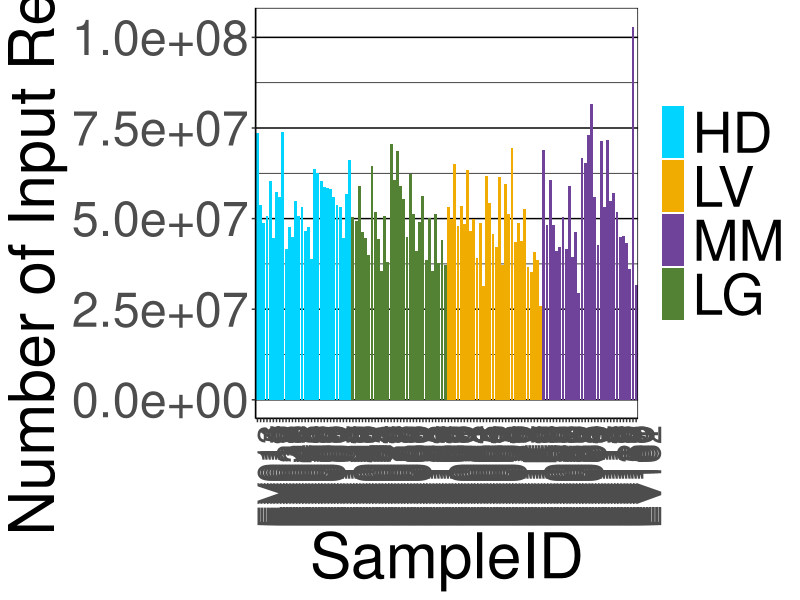
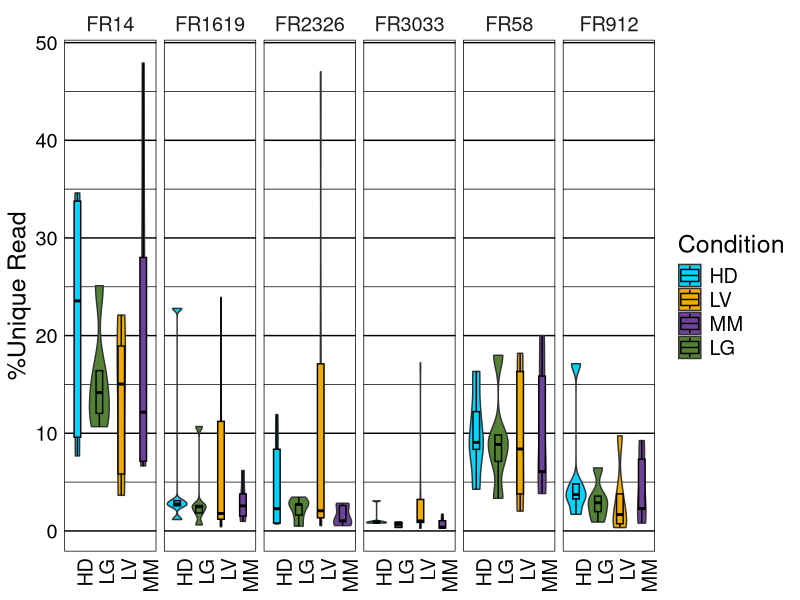
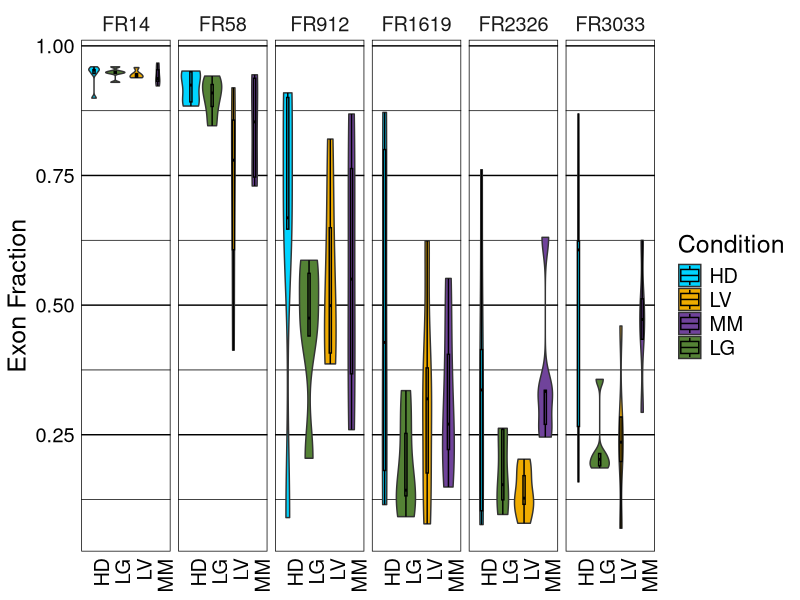
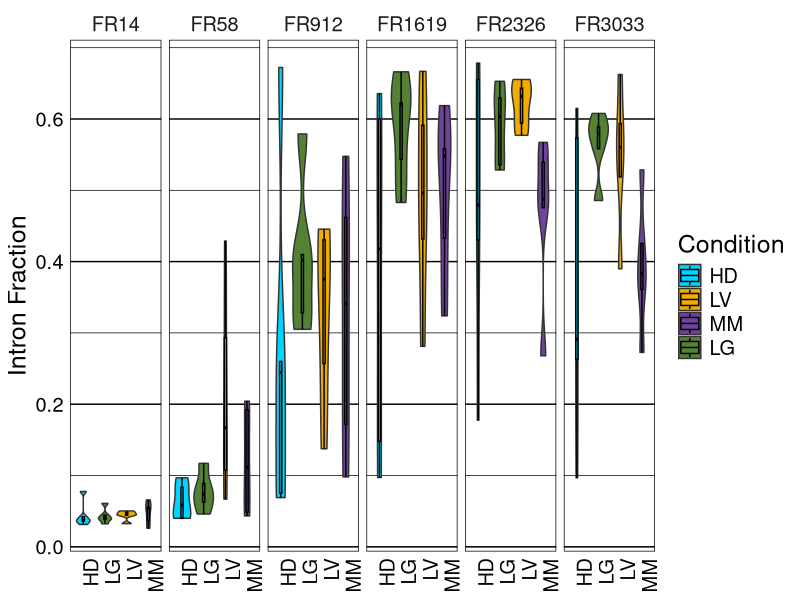

Recreate these plots in R, in order.
# Figure 2B Mean Input Table 
# Figure 2D number of input reads
# Supp Figure 5A, 5B, and 5C %unique reads, exon fraction, and intron fraction 

# load libraries
library(ggplot2)
library(RColorBrewer)
library(reshape2)
library(dplyr)
library(data.table)
library(tidyverse)
library(scales)

setwd("E:/4. EV-RNA/4. EV-RNA/4. Code/2023-07-23 FINAL/")

coverage <- read.table("Files/read_distribution/NOVO20200421AK_read_coverage.txt", header = TRUE, stringsAsFactors = FALSE, sep = "\t",
                       check.names = FALSE)
star <- read.table("Files/read_distribution/NOVO20200421AK_star_filter.txt", header = TRUE, stringsAsFactors = FALSE, sep = "\t",
                   check.names = FALSE)
md <- read.table("Files/metadata_20200421.txt", header = TRUE, stringsAsFactors = FALSE, sep = "\t",
                 check.names = FALSE)
cols <- read.delim("Files/colors.txt", stringsAsFactors = F)
unique <- read.table("Files/read_distribution/unique_reads_unmapped_reads.txt", header = TRUE, stringsAsFactors = FALSE, sep = "\t",
                     check.names = FALSE)

# Filter out precancer
md <- filter(md, Condition == "HD" | Condition == "LG" | Condition == "LV" | Condition == "MM")
rownames(md) <- md$SampleID

# keep only relevant SampleID in your count table
filtered <- coverage
rownames(filtered) <- filtered$Sample

# keep only relevant SampleID in your count table
keep <- rownames(filtered)[rownames(filtered) %in% rownames(md)]
filtered_hd <- filtered[keep,]  # no log2 counts
coverage <- filtered_hd

# Add type and fraction information
coverage$Condition <- md$Condition
coverage$Fraction <- md$Fraction

cover_order <- coverage %>%
  gather(types, value, 2:4)

# Factor with a specific order
cover_order$types <- as.character(cover_order$types)
cover_order$types <- factor(cover_order$types, levels=c("Intron", "Intergenic", "Exon"))
cover_order$Fraction <- factor(cover_order$Fraction, levels=c("FR14", "FR58", "FR912", "FR1619", "FR2326", "FR3033"))

dodge <- position_dodge(width = 0.6)
blank_theme <- theme_minimal()+
  theme(
    axis.title.x = element_blank(),
    panel.border = element_rect(colour = "black", fill=NA),
    text = element_text(color='black', size=18),
    panel.grid.major.y = element_line(colour = "black"),
    panel.grid.minor.y = element_line(colour = "black"),
    panel.grid.major.x = element_blank(),
    panel.grid.minor.x = element_blank(),
    axis.ticks = element_blank(),
    axis.text.x=element_text(angle=90, hjust=1, colour="black"),
    axis.text.y=element_text(colour="black"),
    plot.title=element_text(size=18, face="bold", hjust = 0.5)
  )

# Violin plot for intergenic, exon and intron separately
##only intergenic 
cover_order_inter <- cover_order %>%
  filter(types == "Intergenic")

p1 <- ggplot(cover_order_inter, aes(x=Condition, y=value, fill=Condition)) +
  geom_violin() +
  geom_boxplot(width=.3, outlier.colour=NA, position= dodge, color="black") +
  blank_theme +
  scale_fill_manual(breaks=cols$Group,
                    values=cols$Colour) +
  ylab("Intergenic Fraction") +
  facet_grid(.~Fraction) 

##only intron
cover_order_intron <- cover_order %>%
  filter(types == "Intron")

p2 <- ggplot(cover_order_intron, aes(x=Condition, y=value, fill=Condition)) +
  geom_violin()+
  geom_boxplot(width=.1, outlier.colour=NA, position= dodge, color="black")+
  blank_theme +
  scale_fill_manual(breaks=cols$Group,
                    values=cols$Colour) +
  ylab("Intron Fraction") +
  facet_grid(.~Fraction)

# Get mean, min, and maximum of intron fraction
mean(cover_order_intron$value)
min(cover_order_intron$value)
max(cover_order_intron$value)
# Get mean, min, and maximum of intergenic fraction
mean(cover_order_inter$value)
min(cover_order_inter$value)
max(cover_order_inter$value)

##only Exon
cover_order_exon <- cover_order %>%
  filter(types == "Exon")

p3 <- ggplot(cover_order_exon, aes(x=Condition, y=value, fill=Condition)) +
  geom_violin()+
  geom_boxplot(width=.1, outlier.colour=NA, position= dodge, color="black")+
  blank_theme +
  scale_fill_manual(breaks=cols$Group,
                    values=cols$Colour) +
  ylab("Exon Fraction") +
  facet_grid(.~Fraction)

test <- cover_order_exon %>%
  group_by(Fraction) %>%
  summarise(mean_exon = mean(value))

# Get mean, min, and maximum of intron fraction
mean(cover_order_exon$value)
min(cover_order_exon$value)
max(cover_order_exon$value)

# STAR number of input reads
star.df <- star
rownames(star.df) <- star.df$SampleID

# keep only relevant SampleID in your star table
keep <- rownames(star.df)[rownames(star.df) %in% rownames(md)]
star.df <- star.df[keep,]  # no log2 counts

star.df$Condition <- md$Condition
star.df$Fraction <- md$Fraction

# Arrange in the order of types (HD --> MM)
star.df$Condition <- factor(star.df$Condition, levels=c("HD", "LG", "LV", "MM"))
star_tidy <- star.df %>%
  arrange(Condition)

## Tidying data
star_uni_percent <- star_tidy %>%
  gather(type, value, 2:4) %>%
  filter(type=="%UniqueReads")

star_tidy$SampleID <- factor(star_tidy$SampleID, levels = star_tidy$SampleID)


p4 <- ggplot(star_tidy, aes(x=SampleID, y=InputRead, fill=Condition)) +
  geom_bar(stat = "identity") +
  ylab("Number of Input Reads") +
  scale_fill_manual(breaks=cols$Group,
                    values=cols$Colour) +
  theme(plot.margin = unit(c(0.2,0.2,0.2,0.2),"cm"),
        axis.text.x=element_text(angle = 90, size = 25),
        panel.border = element_rect(colour = "black", fill=NA),
        axis.text.y=element_text(size=35),
        axis.title.y=element_text(size=45),
        axis.title.x=element_text(size=45),
        legend.title=element_blank(),
        legend.text=element_text(size=40),
        panel.grid.major.y = element_line(colour = "black"),
        panel.grid.minor.y = element_line(colour = "black"),
        panel.grid.major.x = element_blank(),
        panel.grid.minor.x = element_blank(),
        panel.background = element_blank(),
        axis.line = element_line(colour = "black"))

test2 <- star_tidy %>%
  group_by(Fraction) %>%
  summarise(mean_percentunique = mean(`%UniqueReads`))

# Get mean, min, and maxium of input / unique reads
mean(star_tidy$InputRead)
min(star_tidy$InputRead)
max(star_tidy$InputRead)
mean(star_tidy$UniqueRead)
min(star_tidy$UniqueRead)
max(star_tidy$UniqueRead)




p5 <- ggplot(star_uni_percent, aes(x=Condition, y=value, fill=Condition)) +
  geom_violin() +
  geom_boxplot(width=.3, outlier.colour=NA, position= dodge, color="black") +
  ylab("%Unique Read") +
  blank_theme +
  scale_fill_manual(breaks=cols$Group,
                    values=cols$Colour) +
  facet_grid(.~Fraction)


pdf("Figures/Figure_2D_Input_Reads.pdf", width = 40, height = 10)
print(p4)
dev.off()


pdf("Figures/Supp_Figure_5A_percent_unique_reads.pdf", width =9, height = 3)
print(p5)
dev.off()


pdf("Figures/Supp_Figure_5B_Exon_Fraction.pdf", width =9, height = 3)
print(p3)
dev.off()


pdf("Figures/Supp_Figure_5C_Intron_Fraction.pdf", width =9, height = 3)
print(p2)
dev.off()


